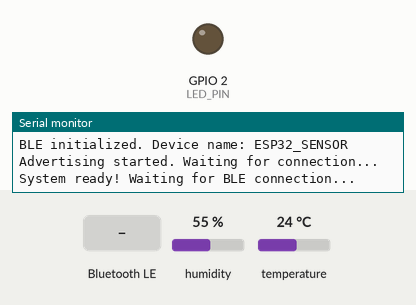
Simulated run of this sketch. Board: ESP32. Shown: output pins drawn as LEDs (lit = HIGH), the last lines printed to the serial monitor. The inputs (shaded band) are chosen by the test bench; at power-on: humidity 55 %, temperature 24 °C. Nothing arrives over Bluetooth unless stated; a phone connects over Bluetooth LE 3 s after start.

Above: at 2.4 s.
2.5 s: Bluetooth LE write "STATUS" received
4.5 s: Bluetooth LE write "LED ON" received
At 5.7 s:
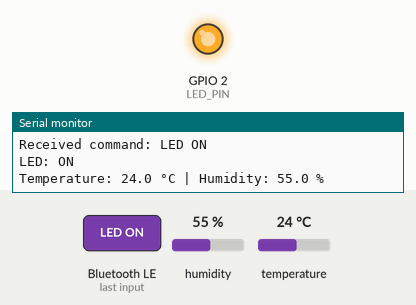
6.0 s: Bluetooth LE write "LEDON" received
Timing chart, 0 to 9.0 s (numbered marks = the images above; inputs shaded):
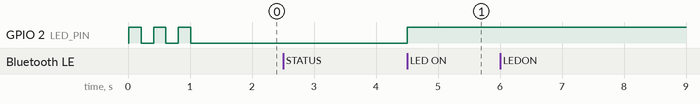

Measured:
- after the input at 4.5 s, GPIO 2 (LED_PIN): LOW → HIGH at once

The sketch:

esp32_ble_temperature.ino
```cpp
/*
 * ESP32 BLE Temperature Sensor
 * Sends temperature data via Bluetooth Low Energy (BLE)
 * Uses Nordic UART Service (NUS) for communication
 * Compatible with Web Bluetooth API
 *
 * Hardware Required:
 * - ESP32 DevKit
 * - DHT11 or DHT22 temperature sensor
 * - LED (optional, for command testing)
 * - 10K resistor (pull-up for DHT sensor)
 *
 * Connections:
 * DHT11/DHT22:
 *   - VCC  -> 3.3V
 *   - GND  -> GND
 *   - DATA -> GPIO 4 (with 10K pull-up to 3.3V)
 *
 * LED (Optional):
 *   - Anode  -> GPIO 2
 *   - Cathode -> GND (via 220Ω resistor)
 */

#include <BLEDevice.h>
#include <BLEServer.h>
#include <BLEUtils.h>
#include <BLE2902.h>
#include <DHT.h>

// DHT Sensor Configuration
#define DHTPIN 4          // GPIO pin connected to DHT sensor
#define DHTTYPE DHT11     // Change to DHT22 if using DHT22 sensor
//#define DHTTYPE DHT22   // Uncomment this line if using DHT22

// LED Pin (optional)
#define LED_PIN 2         // Built-in LED on most ESP32 boards

// BLE Configuration
#define SERVICE_UUID        "6e400001-b5a3-f393-e0a9-e50e24dcca9e"  // Nordic UART Service
#define CHARACTERISTIC_UUID_RX "6e400002-b5a3-f393-e0a9-e50e24dcca9e"  // Receive from client
#define CHARACTERISTIC_UUID_TX "6e400003-b5a3-f393-e0a9-e50e24dcca9e"  // Send to client

// Global Variables
DHT dht(DHTPIN, DHTTYPE);
BLEServer *pServer = NULL;
BLECharacteristic *pTxCharacteristic = NULL;
bool deviceConnected = false;
bool oldDeviceConnected = false;
unsigned long lastTempUpdate = 0;
const unsigned long tempUpdateInterval = 2000; // Send temperature every 2 seconds

// BLE Callbacks
class MyServerCallbacks : public BLEServerCallbacks {
    void onConnect(BLEServer* pServer) {
        deviceConnected = true;
        Serial.println("Client connected!");
    }

    void onDisconnect(BLEServer* pServer) {
        deviceConnected = false;
        Serial.println("Client disconnected!");
    }
};

// Callback for receiving data from client
class MyCallbacks : public BLECharacteristicCallbacks {
    void onWrite(BLECharacteristic *pCharacteristic) {
        std::string rxValue = pCharacteristic->getValue();

        if (rxValue.length() > 0) {
            String command = "";
            for (int i = 0; i < rxValue.length(); i++) {
                command += rxValue[i];
            }

            command.trim();
            Serial.println("Received command: " + command);

            // Process commands
            processCommand(command);
        }
    }
};

void setup() {
    Serial.begin(115200);
    Serial.println("ESP32 BLE Temperature Sensor Starting...");

    // Initialize DHT sensor
    dht.begin();
    Serial.println("DHT sensor initialized");

    // Initialize LED
    pinMode(LED_PIN, OUTPUT);
    digitalWrite(LED_PIN, LOW);

    // Initialize BLE
    initBLE();

    Serial.println("System ready! Waiting for BLE connection...");

    // Blink LED to indicate ready state
    blinkLED(3, 200);
}

void loop() {
    // Handle BLE connection state changes
    handleBLEConnection();

    // Send temperature data periodically if connected
    if (deviceConnected) {
        unsigned long currentMillis = millis();

        if (currentMillis - lastTempUpdate >= tempUpdateInterval) {
            lastTempUpdate = currentMillis;
            sendTemperatureData();
        }
    }

    delay(10); // Small delay to prevent watchdog issues
}

/**
 * Initialize BLE
 */
void initBLE() {
    // Create BLE Device
    BLEDevice::init("ESP32_SENSOR");

    // Create BLE Server
    pServer = BLEDevice::createServer();
    pServer->setCallbacks(new MyServerCallbacks());

    // Create BLE Service
    BLEService *pService = pServer->createService(SERVICE_UUID);

    // Create TX Characteristic (ESP32 sends data to client)
    pTxCharacteristic = pService->createCharacteristic(
        CHARACTERISTIC_UUID_TX,
        BLECharacteristic::PROPERTY_NOTIFY
    );
    pTxCharacteristic->addDescriptor(new BLE2902());

    // Create RX Characteristic (ESP32 receives data from client)
    BLECharacteristic *pRxCharacteristic = pService->createCharacteristic(
        CHARACTERISTIC_UUID_RX,
        BLECharacteristic::PROPERTY_WRITE
    );
    pRxCharacteristic->setCallbacks(new MyCallbacks());

    // Start the service
    pService->start();

    // Start advertising
    BLEAdvertising *pAdvertising = BLEDevice::getAdvertising();
    pAdvertising->addServiceUUID(SERVICE_UUID);
    pAdvertising->setScanResponse(true);
    pAdvertising->setMinPreferred(0x06);
    pAdvertising->setMinPreferred(0x12);
    BLEDevice::startAdvertising();

    Serial.println("BLE initialized. Device name: ESP32_SENSOR");
    Serial.println("Advertising started. Waiting for connection...");
}

/**
 * Handle BLE connection state changes
 */
void handleBLEConnection() {
    // Disconnecting
    if (!deviceConnected && oldDeviceConnected) {
        delay(500); // Give the bluetooth stack time to get ready
        pServer->startAdvertising(); // Restart advertising
        Serial.println("Start advertising again...");
        oldDeviceConnected = deviceConnected;
    }

    // Connecting
    if (deviceConnected && !oldDeviceConnected) {
        oldDeviceConnected = deviceConnected;
    }
}

/**
 * Read and send temperature data
 */
void sendTemperatureData() {
    // Read temperature as Celsius
    float temperature = dht.readTemperature();

    // Read humidity (optional - can be sent too)
    float humidity = dht.readHumidity();

    // Check if reading failed
    if (isnan(temperature) || isnan(humidity)) {
        Serial.println("Failed to read from DHT sensor!");
        sendMessage("Error: Sensor read failed!");
        return;
    }

    // Create message
    String message = "Temperature: " + String(temperature, 1) + " °C | Humidity: " + String(humidity, 1) + " %";

    // Send via BLE
    sendMessage(message);

    // Print to Serial for debugging
    Serial.println(message);
}

/**
 * Send message to BLE client
 */
void sendMessage(String message) {
    if (deviceConnected) {
        pTxCharacteristic->setValue(message.c_str());
        pTxCharacteristic->notify();
    }
}

/**
 * Process commands received from BLE client
 */
void processCommand(String command) {
    command.toUpperCase(); // Convert to uppercase for case-insensitive matching

    if (command == "STATUS") {
        // Send current status
        float temp = dht.readTemperature();
        float hum = dht.readHumidity();

        if (!isnan(temp) && !isnan(hum)) {
            String status = "Status: Temperature=" + String(temp, 1) + "°C, Humidity=" + String(hum, 1) + "%, LED=" + (digitalRead(LED_PIN) ? "ON" : "OFF");
            sendMessage(status);
        } else {
            sendMessage("Status: Sensor Error!");
        }
    }
    else if (command == "LED ON" || command == "LEDON") {
        // Turn LED on
        digitalWrite(LED_PIN, HIGH);
        sendMessage("LED turned ON");
        Serial.println("LED: ON");
    }
    else if (command == "LED OFF" || command == "LEDOFF") {
        // Turn LED off
        digitalWrite(LED_PIN, LOW);
        sendMessage("LED turned OFF");
        Serial.println("LED: OFF");
    }
    else if (command == "TEMP") {
        // Send immediate temperature reading
        sendTemperatureData();
    }
    else if (command == "HELLO" || command == "HI") {
        sendMessage("Hello! ESP32 Temperature Sensor ready!");
    }
    else if (command == "HELP") {
        sendMessage("Commands: STATUS, LED ON, LED OFF, TEMP, HELLO, HELP");
    }
    else {
        // Unknown command
        sendMessage("Unknown command: " + command + ". Try HELP");
        Serial.println("Unknown command received: " + command);
    }
}

/**
 * Blink LED for visual feedback
 */
void blinkLED(int times, int delayMs) {
    for (int i = 0; i < times; i++) {
        digitalWrite(LED_PIN, HIGH);
        delay(delayMs);
        digitalWrite(LED_PIN, LOW);
        delay(delayMs);
    }
}
```
